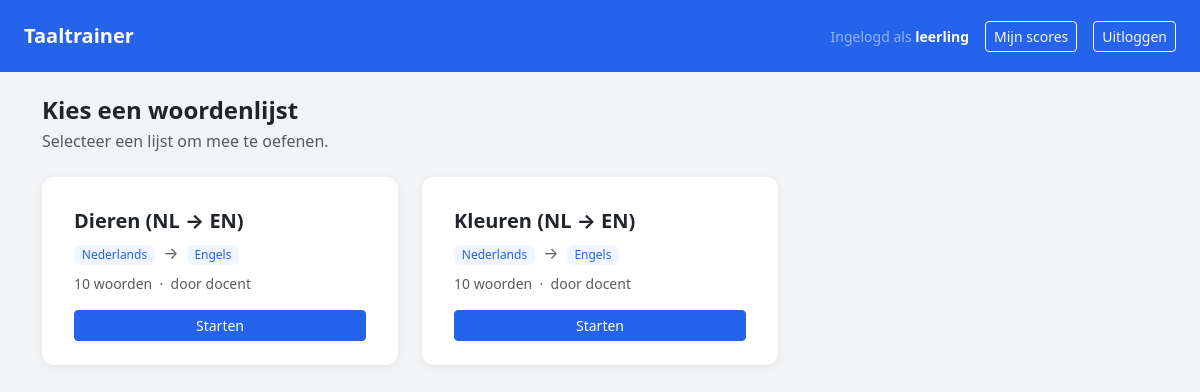
Page /index.php (signed in) on the committed database.
### tables this page shows
CREATE TABLE woordenlijsten (
    id INT AUTO_INCREMENT PRIMARY KEY,
    naam VARCHAR(100) NOT NULL,
    taal_van VARCHAR(50) NOT NULL,
    taal_naar VARCHAR(50) NOT NULL,
    created_by INT NOT NULL,
    created_at DATETIME DEFAULT CURRENT_TIMESTAMP,
    FOREIGN KEY (created_by) REFERENCES users(id) ON DELETE CASCADE
);

CREATE TABLE users (
    id INT AUTO_INCREMENT PRIMARY KEY,
    username VARCHAR(50) NOT NULL UNIQUE,
    password_hash VARCHAR(255) NOT NULL,
    role ENUM('student', 'docent') NOT NULL DEFAULT 'student',
    created_at DATETIME DEFAULT CURRENT_TIMESTAMP
);

### src/index.php (the view, shortened to what this page needs)
<?php
require_once 'config.php';
$stmt = $pdo->query('SELECT w.*, u.username AS auteur, COUNT(wo.id) AS aantal_woorden
                     FROM woordenlijsten w
                     JOIN users u ON w.created_by = u.id
                     LEFT JOIN woorden wo ON wo.woordenlijst_id = w.id
                     GROUP BY w.id
                     ORDER BY w.naam ASC');
$woordenlijsten = $stmt->fetchAll();
?>
<!DOCTYPE html>
<html lang="nl">
<head>
    <link href="https://cdn.jsdelivr.net/npm/bootstrap@5.3.3/dist/css/bootstrap.min.css" rel="stylesheet">
</head>
<body>
    <nav class="navbar navbar-dark px-4 py-3 mb-4">
        <span class="navbar-brand fw-bold fs-5">Taaltrainer</span>
        <div class="d-flex align-items-center gap-3">
            <span class="text-white-50 small">Ingelogd als <strong class="text-white"><?= htmlspecialchars($_SESSION['username']) ?></strong></span>
            <a href="scores.php" class="btn btn-sm btn-outline-light">Mijn scores</a>
            <a href="logout.php" class="btn btn-sm btn-outline-light">Uitloggen</a>
        </div>
    </nav>
    <div class="container pb-5">
        <h1 class="fs-4 fw-bold text-dark mb-1">Kies een woordenlijst</h1>
        <p class="text-muted mb-4">Selecteer een lijst om mee te oefenen.</p>
        <?php if (empty($woordenlijsten)): ?>
            <div class="alert alert-info">Er zijn nog geen woordenlijsten beschikbaar.</div>
        <?php else: ?>
            <div class="row row-cols-1 row-cols-md-2 row-cols-lg-3 g-4">
                <?php foreach ($woordenlijsten as $lijst): ?>
                    <div class="col">
                        <div class="card h-100 p-3">
                            <div class="card-body">
                                <h5 class="card-title fw-bold"><?= htmlspecialchars($lijst['naam']) ?></h5>
                                <p class="mb-2">
                                    <span class="badge badge-taal"><?= htmlspecialchars($lijst['taal_van']) ?></span>
                                    <span class="mx-1 text-muted">→</span>
                                    <span class="badge badge-taal"><?= htmlspecialchars($lijst['taal_naar']) ?></span>
                                </p>
                                <p class="text-muted small mb-0"><?= $lijst['aantal_woorden'] ?> woorden &nbsp;·&nbsp; door <?= htmlspecialchars($lijst['auteur']) ?></p>
                            </div>
                            <div class="card-footer bg-white border-0 pt-0">
                                <a href="quiz.php?lijst=<?= $lijst['id'] ?>" class="btn btn-start btn-sm text-white w-100">Starten</a>
                            </div>
                        </div>
                    </div>
                <?php endforeach; ?>
            </div>
        <?php endif; ?>
    </div>
</body>
</html>

### src/index.php (style rules this page uses)
body { background-color: #F3F4F6; }
.navbar { background-color: #2563EB; }
.card { border: none; border-radius: 12px; box-shadow: 0 2px 10px rgba(0,0,0,0.07); transition: transform 0.15s; }
.badge-taal { background-color: #EFF6FF; color: #2563EB; font-weight: 500; }
.btn-start { background-color: #2563EB; border-color: #2563EB; }

### rows in the picture
woordenlijsten: naam "Dieren (NL → EN)", taal_van "Nederlands", taal_naar "Engels", aantal_woorden "10", created_by.username "docent"
woordenlijsten: naam "Kleuren (NL → EN)", taal_van "Nederlands", taal_naar "Engels", aantal_woorden "10", created_by.username "docent"

### other values in the picture
$_SESSION['username'] "leerling"
